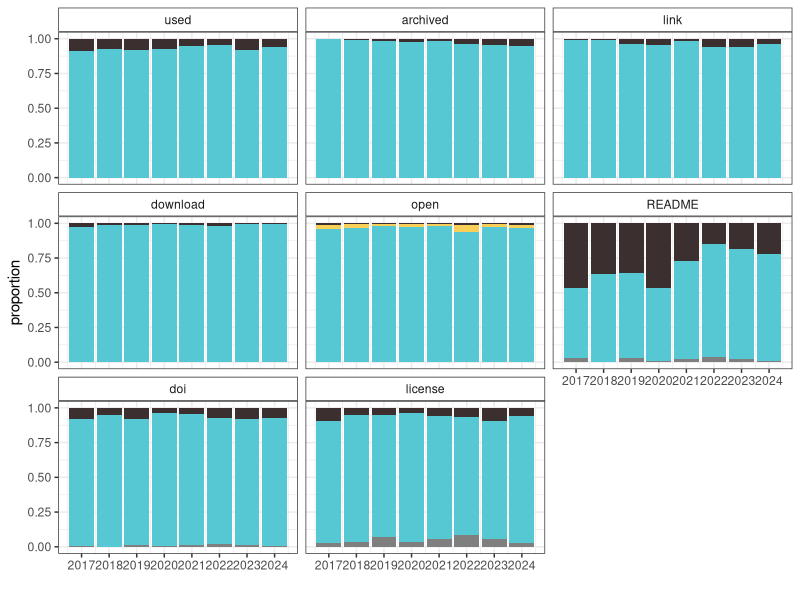
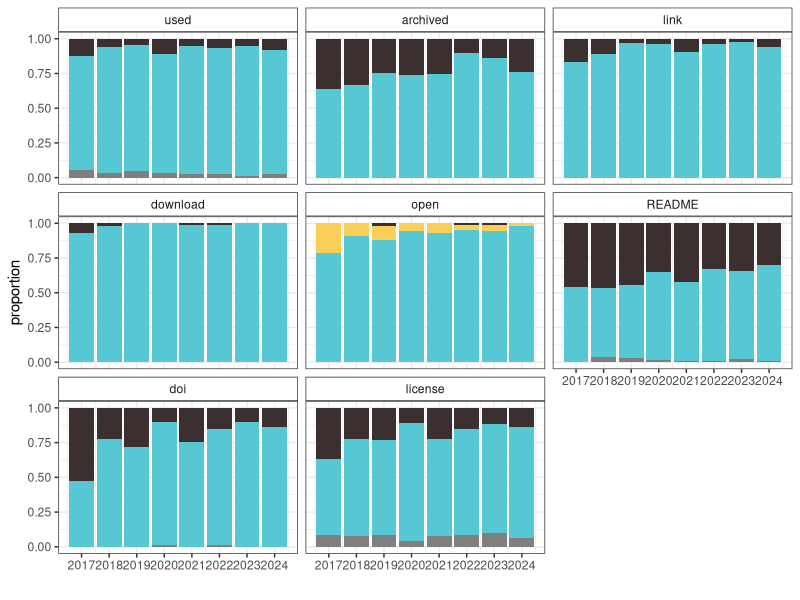
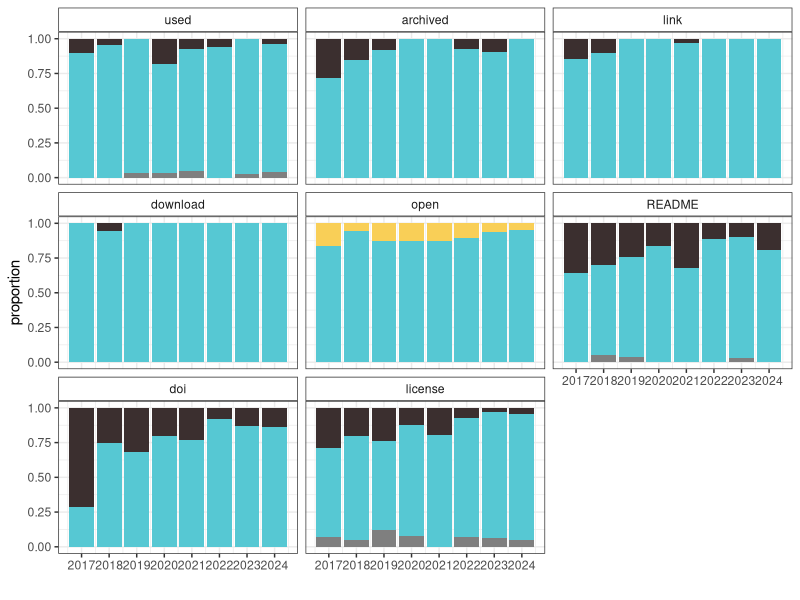
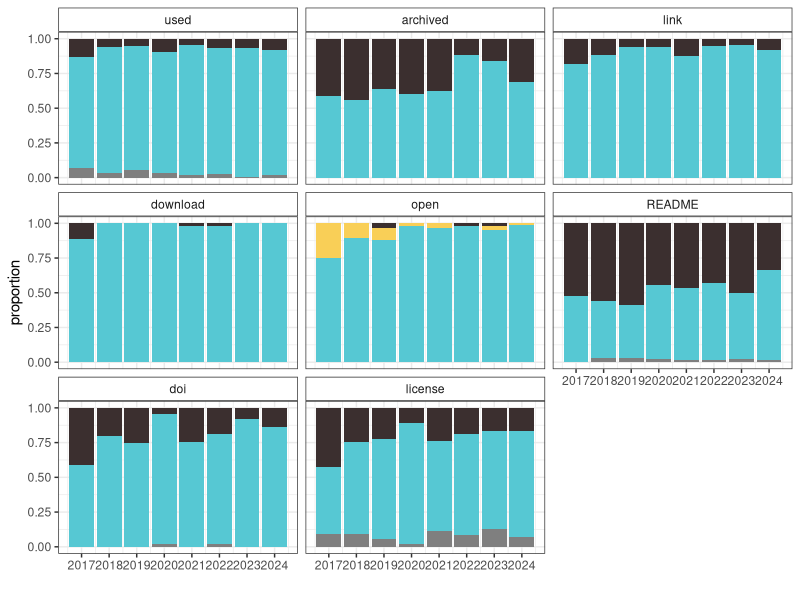

Write the R code that produced these figures, in order.
# Through time figures for the supplemental

# Load libraries
library(tidyverse)
library(patchwork)

# Build colour scheme for the journals
journal_cols <- c("#A2DACC", # ESE
                  "#EDC04E", # Functional Ecology
                  "#AC92ED", # J Animal Ecology
                  "#45B599", # J Applied Ecology
                  "#AECEF6", # J Ecology
                  "#e3626f", # MEE
                  "#DDAC93") # People and Nature

# Read in the data
papers <- read_csv("data/BES-data-code-hackathon-cleaned_2025-12-01.csv")

#--------------------------------------
# How have things changed through time?
#--------------------------------------
# DATA
#--------------------------------------
# Create a long dataframe for plotting
time_data <- 
  papers %>%
  # Select just variables of interest
  select(year_published, data_used, data_availability, data_link, data_download,
         data_open, data_doi, data_license, data_README) %>%
  # Recode as appropriate to clean options up a bit
  mutate(data_availability = case_when(data_availability == "No, but they are available on request" ~ "No",
                                       TRUE ~ as.character(data_availability))) %>%
  mutate(data_download = case_when(data_download == "No, because the data are embargoed" ~ "No",
                                   data_download == "Yes, but not all data" ~ "Yes",
                                   TRUE ~ as.character(data_download))) %>%
  mutate(data_open = case_when(data_open == "Needs specific software or too large" ~ "Maybe",
                               data_open == "Yes, but not all files" ~ "Yes",
                               TRUE ~ as.character(data_open))) %>%
  mutate(data_README = case_when(data_README == "Quasi-README" ~ "Yes",
                              TRUE ~ as.character(data_README))) %>%
  mutate(data_doi = case_when(data_doi == "Yes, but not for all data archived" ~ "Yes",
                              data_doi == "Yes, but DOI not found/incorrect" ~ "No",
                              TRUE ~ as.character(data_doi))) %>%
  mutate(data_license = case_when(data_license == "Yes, but not for all data archived" ~ "Yes",
                                  TRUE ~ as.character(data_license))) %>%
  # Reshape to make columns into rows 
  pivot_longer(c(data_used:data_README), names_to = "var") %>%
  # change the names so they look better on the plots
  mutate(var = case_when(var == "data_used" ~ "used",
                         var == "data_availability" ~ "archived",
                         var == "data_link" ~ "link",
                         var == "data_download" ~ "download",
                         var == "data_open" ~ "open",
                         var == "data_README" ~ "README",
                         var == "data_doi" ~ "doi",
                         var == "data_license" ~ "license")) %>%
  # Exclude NAs
  na.omit() %>%
  # Order levels of value
  mutate(value = factor(value, levels = c("No", "Maybe", "Yes"))) %>%
  # reorder the factors so the order is correct in the plot
  mutate(var = factor(var, levels = c("used", "archived", "link",
                                      "download", "open", "README",
                                      "doi", "license")))

# Plot
time_data_fig <- 
  ggplot(time_data, aes(x = year_published, fill = value)) + 
  geom_bar(position = "fill") + 
    scale_fill_manual(values = c("#3b2f2f", "#f9cf57","#56c8d3")) +
    theme_bw() +
    theme(legend.position = "none") +
    scale_x_continuous(breaks = c(2017:2024), labels = 2017:2024) +
    xlab("") +
    ylab("proportion") +
    facet_wrap(~var) +
    theme(strip.background = element_rect(fill = "white"))
  
# Save figure
ggsave(time_data_fig, file = "figures/supp-fig_data-through-time.jpg", width = 10, height = 5)

#--------------------------------------
# CODE
#--------------------------------------
# Create a long dataframe for plotting
time_code <- 
  papers %>%
  # Select just variables of interest
  select(year_published, code_used, code_availability, code_link, code_download,
         code_open, code_doi, code_license, code_README) %>%
  # Recode as appropriate to clean options up a bit
  mutate(code_open = case_when(code_open == "Maybe if I had the right software" ~ "Maybe",
                               TRUE ~ as.character(code_open))) %>%
  mutate(code_doi = case_when(code_doi == "Yes, same as data" ~ "Yes",
                              TRUE ~ as.character(code_doi))) %>%
  # Reshape to make columns into rows 
  pivot_longer(c(code_used:code_README), names_to = "var") %>%
  # change the names so they look better on the plots
  mutate(var = case_when(var == "code_used" ~ "used",
                         var == "code_availability" ~ "archived",
                         var == "code_link" ~ "link",
                         var == "code_download" ~ "download",
                         var == "code_open" ~ "open",
                         var == "code_README" ~ "README",
                         var == "code_doi" ~ "doi",
                         var == "code_license" ~ "license")) %>%
  # Exclude NAs
  na.omit() %>%
  # Order levels of value
  mutate(value = factor(value, levels = c("No", "Maybe", "Yes"))) %>%
  # reorder the factors so the order is correct in the plot
  mutate(var = factor(var, levels = c("used", "archived", "link",
                                      "download", "open", "README",
                                      "doi", "license")))

# Plot
time_code_fig <- 
  ggplot(time_code, aes(x = year_published, fill = value)) + 
  geom_bar(position = "fill") + 
  scale_fill_manual(values = c("#3b2f2f", "#f9cf57","#56c8d3")) +
  theme_bw() +
  theme(legend.position = "none") +
  scale_x_continuous(breaks = c(2017:2024), labels = 2017:2024) +
  xlab("") +
  ylab("proportion") +
  facet_wrap(~var) +
  theme(strip.background = element_rect(fill = "white"))

# Save figure
ggsave(time_code_fig, file = "figures/supp-fig_code-through-time.jpg", width = 10, height = 5)

#--------------------------------------
# CODE @ MEE only
#--------------------------------------
# Create a long dataframe for plotting
time_code_MEE <- 
  papers %>%
  filter(journal == "Methods in Ecology and Evolution") %>%
  # Select just variables of interest
  select(year_published, code_used, code_availability, code_link, code_download,
         code_open, code_doi, code_license, code_README) %>%
  # Recode as appropriate to clean options up a bit
  mutate(code_open = case_when(code_open == "Maybe if I had the right software" ~ "Maybe",
                               TRUE ~ as.character(code_open))) %>%
  mutate(code_doi = case_when(code_doi == "Yes, same as data" ~ "Yes",
                              TRUE ~ as.character(code_doi))) %>%
  # Reshape to make columns into rows 
  pivot_longer(c(code_used:code_README), names_to = "var") %>%
  # change the names so they look better on the plots
  mutate(var = case_when(var == "code_used" ~ "used",
                         var == "code_availability" ~ "archived",
                         var == "code_link" ~ "link",
                         var == "code_download" ~ "download",
                         var == "code_open" ~ "open",
                         var == "code_README" ~ "README",
                         var == "code_doi" ~ "doi",
                         var == "code_license" ~ "license")) %>%
  # Exclude NAs
  na.omit() %>%
  # Order levels of value
  mutate(value = factor(value, levels = c("No", "Maybe", "Yes"))) %>%
  # reorder the factors so the order is correct in the plot
  mutate(var = factor(var, levels = c("used", "archived", "link",
                                      "download", "open", "README",
                                      "doi", "license")))

# Plot
time_code_MEE_fig <- 
  ggplot(time_code_MEE, aes(x = year_published, fill = value)) + 
  geom_bar(position = "fill") + 
  scale_fill_manual(values = c("#3b2f2f", "#f9cf57","#56c8d3")) +
  theme_bw() +
  theme(legend.position = "none") +
  scale_x_continuous(breaks = c(2017:2024), labels = 2017:2024) +
  xlab("") +
  ylab("proportion") +
  facet_wrap(~var) +
  theme(strip.background = element_rect(fill = "white"))

# Save figure
ggsave(time_code_MEE_fig, file = "figures/supp-fig_code-through-time-MEE.jpg", width = 10, height = 5)


#--------------------------------------
# CODE excluding MEE
#--------------------------------------
# Create a long dataframe for plotting
time_code_noMEE <- 
  papers %>%
  filter(journal != "Methods in Ecology and Evolution") %>%
  # Select just variables of interest
  select(year_published, code_used, code_availability, code_link, code_download,
         code_open, code_doi, code_license, code_README) %>%
  # Recode as appropriate to clean options up a bit
  mutate(code_open = case_when(code_open == "Maybe if I had the right software" ~ "Maybe",
                               TRUE ~ as.character(code_open))) %>%
  mutate(code_doi = case_when(code_doi == "Yes, same as data" ~ "Yes",
                              TRUE ~ as.character(code_doi))) %>%
  # Reshape to make columns into rows 
  pivot_longer(c(code_used:code_README), names_to = "var") %>%
  # change the names so they look better on the plots
  mutate(var = case_when(var == "code_used" ~ "used",
                         var == "code_availability" ~ "archived",
                         var == "code_link" ~ "link",
                         var == "code_download" ~ "download",
                         var == "code_open" ~ "open",
                         var == "code_README" ~ "README",
                         var == "code_doi" ~ "doi",
                         var == "code_license" ~ "license")) %>%
  # Exclude NAs
  na.omit() %>%
  # Order levels of value
  mutate(value = factor(value, levels = c("No", "Maybe", "Yes"))) %>%
  # reorder the factors so the order is correct in the plot
  mutate(var = factor(var, levels = c("used", "archived", "link",
                                      "download", "open", "README",
                                      "doi", "license")))

# Plot
time_code_noMEE_fig <- 
  ggplot(time_code_noMEE, aes(x = year_published, fill = value)) + 
  geom_bar(position = "fill") + 
  scale_fill_manual(values = c("#3b2f2f", "#f9cf57","#56c8d3")) +
  theme_bw() +
  theme(legend.position = "none") +
  scale_x_continuous(breaks = c(2017:2024), labels = 2017:2024) +
  xlab("") +
  ylab("proportion") +
  facet_wrap(~var) +
  theme(strip.background = element_rect(fill = "white"))

# Save figure
ggsave(time_code_noMEE_fig, file = "figures/supp-fig_code-through-time-noMEE.jpg", width = 10, height = 5)
